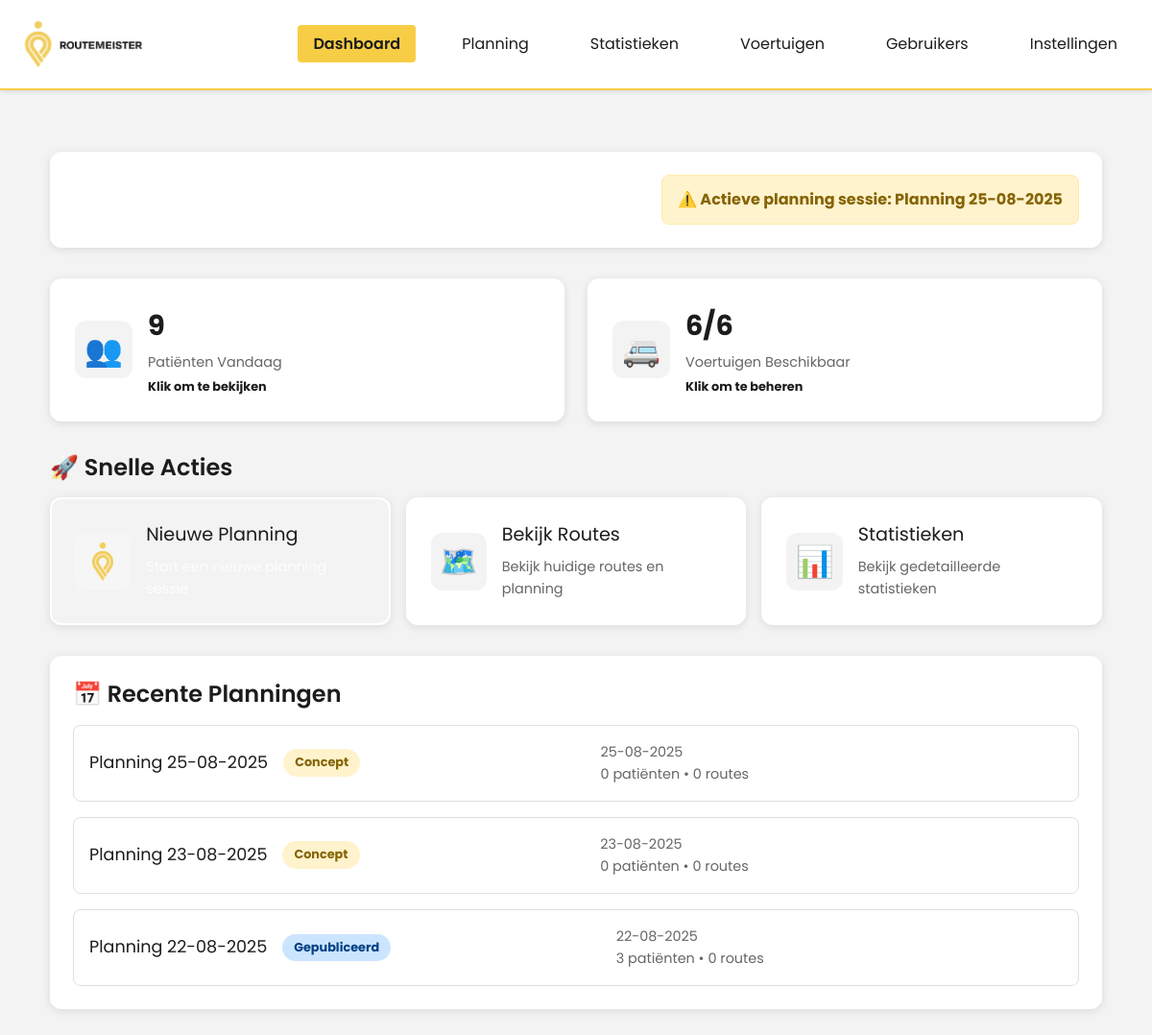
The app's page / (signed in) with its own data.
### planning/views.py (the view)
# urls.py: path('', views.home, name='home'),
def home(request):
    from datetime import date, timedelta
    from .models_extended import PlanningSession
    today = date.today()
    available_vehicles = Vehicle.objects.filter(status='beschikbaar').count()
    total_vehicles = Vehicle.objects.count()
    today_patients = Patient.objects.filter(ophaal_tijd__date=today).count()
    today_routes = get_today_planning_routes()
    stats = get_dashboard_statistics()
    week_ago = today - timedelta(days=7)
    recent_sessions = PlanningSession.objects.filter(
        created_by=request.user,
        created_at__date__gte=week_ago
    ).order_by('-created_at')[:5]
    active_session = PlanningSession.objects.filter(
        created_by=request.user,
        status__in=['concept', 'processing']
    ).first()
    active_timeslots = TimeSlot.objects.filter(actief=True).order_by('aankomst_tijd')
    context = {
        'today_routes': today_routes,
        'stats': stats,
        'recent_sessions': recent_sessions,
        'available_vehicles': available_vehicles,
        'total_vehicles': total_vehicles,
        'today_patients': today_patients,
        'active_session': active_session,
        'active_timeslots': active_timeslots,
        'page_title': 'Dashboard'
    }
    return render(request, 'planning/home.html', context)

### planning/views.py (called while the page is built, shortened)
def get_today_planning_routes():
    from datetime import date
    from django.db.models import Q
    from .models_extended import PlanningSession
    today = date.today()
    planning_sessions = PlanningSession.objects.filter(planning_date=today)
    if not planning_sessions.exists():
        return []

### planning/templates/planning/home.html (shortened to what this page needs)
{% extends 'planning/base.html' %}
{% load static %}
{% block content %}
<div class="dashboard-container">
    <div class="dashboard-header">
        <div class="header-actions">
            {% if active_session %}
                <div class="active-session-warning">
                    ⚠️ Actieve planning sessie: {{ active_session.name }}
                </div>
            {% endif %}
        </div>
    </div>
    <div class="stats-grid">
        <div class="stat-card clickable" onclick="window.location.href='{% url 'patients_today' %}'">
            <div class="stat-icon">👥</div>
            <div class="stat-content">
                <div class="stat-number">{{ today_patients }}</div>
                <div class="stat-label">Patiënten Vandaag</div>
                <div class="stat-hint">Klik om te bekijken</div>
            </div>
        </div>
        <div class="stat-card clickable" onclick="window.location.href='{% url 'vehicles_list' %}'">
            <div class="stat-icon">🚐</div>
            <div class="stat-content">
                <div class="stat-number">{{ available_vehicles }}/{{ total_vehicles }}</div>
                <div class="stat-label">Voertuigen Beschikbaar</div>
                <div class="stat-hint">Klik om te beheren</div>
            </div>
        </div>
    </div>
    <div class="action-section">
        <h2>🚀 Snelle Acties</h2>
        <div class="action-grid">
            <a href="{% url 'planning_wizard_start' %}" class="action-card primary">
                <div class="action-icon">
                    <img src="{% static 'Routemeister Icon Yellow.png' %}" alt="Routemeister" class="routemeister-icon">
                </div>
                <div class="action-content">
                    <h3>Nieuwe Planning</h3>
                    <p>Start een nieuwe planning sessie</p>
                </div>
            </a>
            <a href="{% url 'planning_overview' %}" class="action-card">
                <div class="action-icon">🗺️</div>
                <div class="action-content">
                    <h3>Bekijk Routes</h3>
                    <p>Bekijk huidige routes en planning</p>
                </div>
            </a>
            <a href="{% url 'statistics' %}" class="action-card">
                <div class="action-icon">📊</div>
                <div class="action-content">
                    <h3>Statistieken</h3>
                    <p>Bekijk gedetailleerde statistieken</p>
                </div>
            </a>
        </div>
    </div>
    {% if recent_sessions %}
    <div class="section">
        <h2>📅 Recente Planningen</h2>
        <div class="session-list">
            {% for session in recent_sessions %}
            <div class="session-card">
                <div class="session-header">
                    <h3>{{ session.name }}</h3>
                    <span class="session-status {{ session.status }}">{{ session.get_status_display }}</span>
                </div>
                <div class="session-details">
                    <div class="session-date">{{ session.planning_date|date:"d-m-Y" }}</div>
                    <div class="session-stats">
                        {{ session.total_patients }} patiënten • {{ session.total_routes }} routes
                    </div>
                </div>
                <div class="session-actions">
                    <a href="{% url 'view_planning' session.id %}" class="btn-small">Bekijk</a>
                </div>
            </div>
            {% endfor %}
        </div>
    </div>
    {% endif %}
</div>
{% endblock %}

### planning/templates/planning/base.html (style rules this page uses)
:root { --routemeister-black: #000000; --routemeister-white: #FFFFFF; --routemeister-asphalt: #1C1C1B; --routemeister-yellow: #F8CD46; --routemeister-light-grey: #E8EAE0; --routemeister-off-white: #F2F3F2; }
* { margin: 0; padding: 0; box-sizing: border-box; }
body { font-family: 'Poppins', sans-serif; font-weight: 400; font-size: 12pt; line-height: 1.6; color: var(--routemeister-asphalt); background-color: var(--routemeister-off-white); }
h2, .header-2 { font-family: 'Poppins', sans-serif; font-weight: 600; font-size: 21pt; line-height: 1.3; color: var(--routemeister-asphalt); margin-bottom: 0.8rem; }
h3, .header-3 { font-family: 'Poppins', sans-serif; font-weight: 400; font-size: 17pt; line-height: 1.4; color: var(--routemeister-asphalt); margin-bottom: 0.6rem; }
p, .body-text { font-family: 'Poppins', sans-serif; font-weight: 400; font-size: 12pt; line-height: 1.6; color: var(--routemeister-asphalt); margin-bottom: 0.5rem; }

### records on screen
planning_planningsession: name "Planning 25-08-2025", status "Concept", planning_date "25-08-2025", total_patients "0", total_routes "0"
planning_planningsession: name "Planning 23-08-2025", status "Concept", planning_date "23-08-2025", total_patients "0", total_routes "0"
planning_planningsession: name "Planning 22-08-2025", status "Gepubliceerd", planning_date "22-08-2025", total_patients "3", total_routes "0"

### other values on screen
{{ today_patients }} "9"
{{ available_vehicles }} "6"
{{ total_vehicles }} "6"
